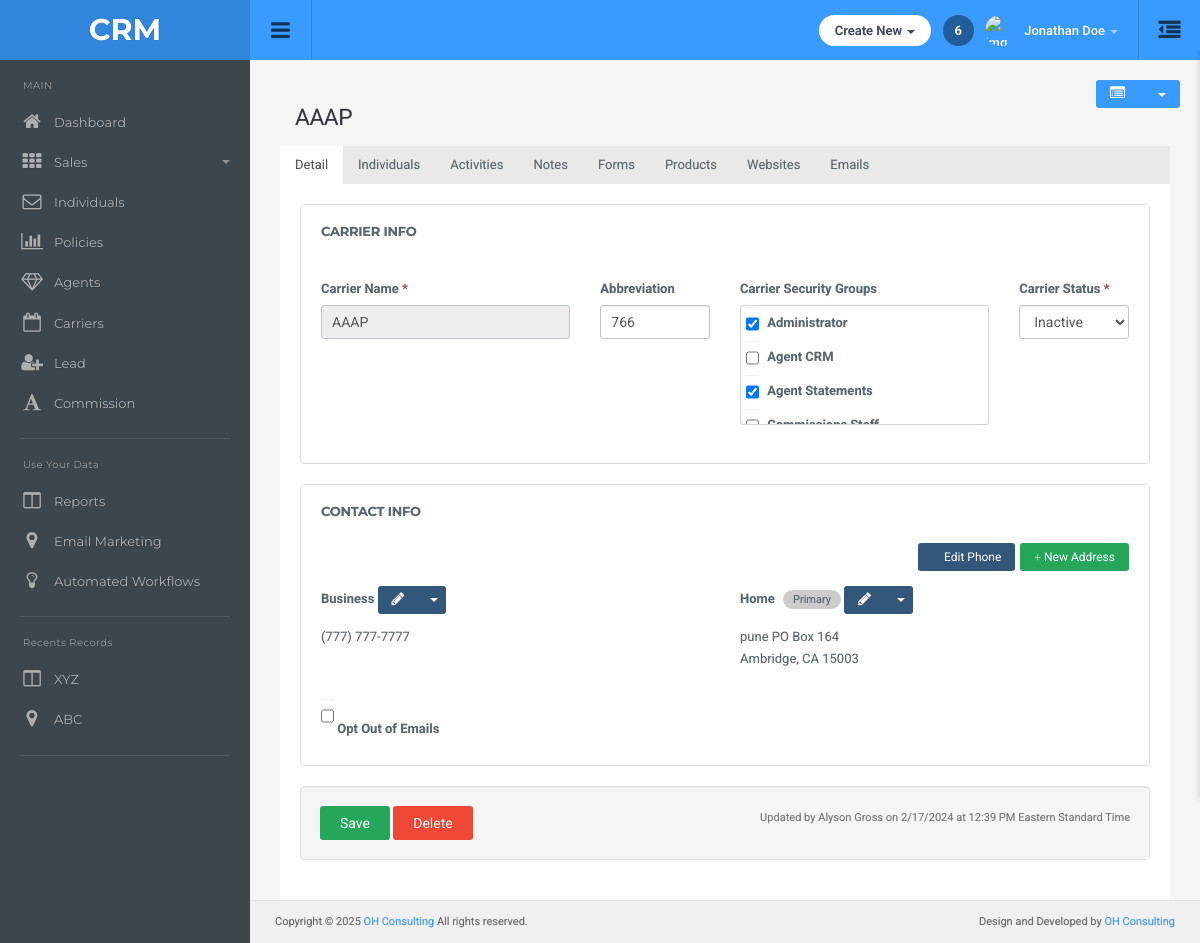
Before: /carriers/detail/3/ with the older database file.
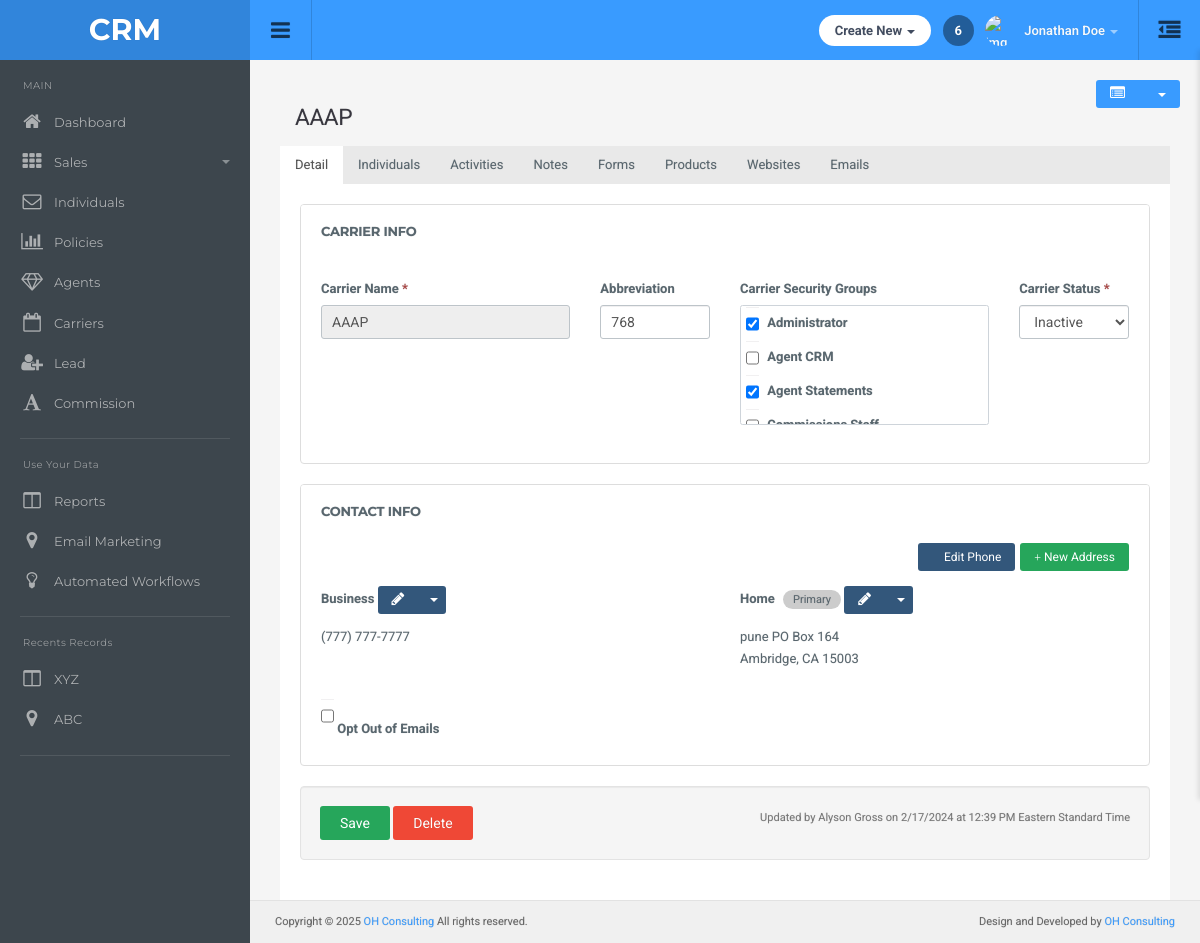
After: the same page with the newer database file.
### main/models.py (models this page shows)
class CarrierDetails(models.Model):
    carrier = models.OneToOneField(Carrier, on_delete=models.CASCADE, related_name='carrier_details')
    abbreviation = models.CharField(max_length=200,null=True,blank=True)
    security_groups = MultiSelectField(choices=CARRIER_SECURITY_GROUP_CHOICES, null=True,blank=True)
    carrier_status = models.CharField(max_length=100,choices=CARRIER_STATUS_CHOICES,null=True,blank=True)
    class Meta:
        app_label = "main"

class CarrierPhone(models.Model):
    carrier = models.ForeignKey(Carrier, on_delete=models.CASCADE, related_name='phones')
    phone_type = models.CharField(max_length=50, blank=True, null=True)
    number = models.CharField(max_length=10, blank=True, null=True)
    extension = models.CharField(max_length=10, blank=True, null=True)

class CarrierAddress(models.Model):
    carrier = models.ForeignKey(Carrier, on_delete=models.CASCADE, related_name='addresses')
    address_type = models.CharField(max_length=50, choices=ADDRESS_TYPE_CHOICES,blank=True, null=True)
    address1 = models.CharField(max_length=255, blank=True, null=True)
    address2 = models.CharField(max_length=255, blank=True, null=True)
    city = models.CharField(max_length=100, blank=True, null=True)
    state = models.CharField(max_length=100)
    zip_code = models.CharField(max_length=10, blank=True, null=True)
    county = models.CharField(max_length=100, blank=True, null=True)
    description = models.TextField(blank=True, null=True)
    primary = models.BooleanField(default=False)

### main/views.py (the view, shortened to what this page needs)
# urls.py: path('carriers/detail/<int:carrier_id>/', views.carrier_detail, name='carrier_detail'),
def carrier_detail(request, carrier_id):
    carrier = get_object_or_404(Carrier, id=carrier_id)
    carrier_details = CarrierDetails.objects.filter(carrier=carrier).first()
    carrier_phones = CarrierPhone.objects.filter(carrier=carrier)
    addresses = CarrierAddress.objects.filter(carrier=carrier)
    carrier_forms = CarrierFormName.objects.filter(carrier=carrier)
    activities = CarrierActivity.objects.filter(carrier=carrier)
    notess = CarrierNotes.objects.filter(carrier=carrier)
    products = CarrierProduct.objects.filter(carrier=carrier)
    websites = CarrierWebsite.objects.filter(carrier=carrier)
    individuals = Individuals.objects.filter(carrier=carrier).prefetch_related('individual_detail')
    due_activities = CarrierActivity.objects.filter(carrier=carrier , due_date__isnull=False)
    pin_notess = CarrierNotes.objects.filter(carrier=carrier, pin_note=True)
    policy_summary = (
        Policy.objects
        .filter(carrier=carrier)
        .values('coverage_type')
        .annotate(count=Count('id'))
        .order_by('coverage_type')
    )
    phone_dict = {phone.phone_type.lower(): phone for phone in carrier_phones}
    primary_address = addresses.filter(primary=True).first()
    return render(request, 'carrier/carrierdetail.html', {
        'carrier': carrier,
        'carrier_details': carrier_details,
        'phone_dict': phone_dict,
        'primary_address': primary_address,
        'carrier_forms': carrier_forms,
        'carrier_phones': carrier_phones,
        'addresses': addresses,
        'activities':activities,
        'notess':notess,
        'products': products,
        'websites': websites,
        'individuals': individuals,
        'due_activities': due_activities,
        'pin_notess': pin_notess,
        'policy_summary': policy_summary,
    })

### main/templatetags/phone_filters.py (called while the page is built)
@register.filter
def format_phone(value):
    if value and len(value) == 10 and value.isdigit():
        return f"({value[0:3]}) {value[3:6]}-{value[6:]}"
    return value

### templates/carrier/carrierdetail.html (shortened to what this page needs)
{% extends "dashboard/base.html" %}
{% load static %}
{% load phone_filters %}
{% block main-content %}
<div class="action-buttons">
  <div class="btn-group summary-group position-relative">
    <button id="toggle-carrier-summary" class="btn btn-default btn-sm"">
      <i class="fa fa-list-alt"></i>
    </button>
    <button class="btn btn-default btn-sm dropdown-toggle" data-toggle="dropdown">
      <span class="caret"></span>
    </button>
  </div>
</div>
<div class="main-content-wrapper">
    <div class="container-fluid">
        <div class="carrier-status-container">
            <h3><span><img src="{% static "img/record-button.png" %}" alt="" srcset=""></span>{{carrier.name}}</h3>
        </div>
    </div>
    <div role="tabpanel">
        <ul class="nav nav-tabs">
            <li class="active"><a data-toggle="tab" href="#detail">Detail</a></li>
            <li><a data-toggle="tab" href="#individuals">Individuals</a></li>
            <li><a data-toggle="tab" href="#activities">Activities</a></li>
            <li><a data-toggle="tab" href="#notes">Notes</a></li>
            <li><a data-toggle="tab" href="#forms">Forms</a></li>
            <li><a data-toggle="tab" href="#products">Products</a></li>
            <li><a data-toggle="tab" href="#websites">Websites</a></li>
            <li><a data-toggle="tab" href="#emails">Emails</a></li>
        </ul>
        <div class="tab-content">
            {% include "Carrier/details_tab.html" %}
        </div>
    </div>
</div>
<link rel="stylesheet" href="https://cdnjs.cloudflare.com/ajax/libs/dropzone/5.9.3/min/dropzone.min.css">
<link rel="stylesheet" href="https://cdnjs.cloudflare.com/ajax/libs/font-awesome/4.7.0/css/font-awesome.min.css">
{% endblock %}

### templates/carrier/details_tab.html (shortened to what the changed rows need)
{% load phone_filters %}
<div id="detail" class="tab-pane active">
    <form action="" method="POST">
        <div class="panel panel-default">
            <div class="panel-body">
                <div class="row">
                    <div class="col-md-2 col-sm-6">
                        <div class="form-group">
                            <label>Abbreviation</label>
                            <input type="text" class="form-control" name="abbreviation" value="{{ carrier_details.abbreviation|default_if_none:'' }}">
                        </div>
                    </div>
                    <div class="col-md-4 col-sm-6">
                        <div class="form-group mb-1">
                          <div style="border:1px solid #ced4da;border-radius:.25rem;max-height:120px;overflow-y:auto;padding:1px 5px;">
                            <div style="padding:0;margin:0">
                                <input type="checkbox" id="security_admin" name="security_groups[]" value="administrator" style="margin:0 5px 0 0;vertical-align:middle"
                                {% if carrier_details and 'administrator' in carrier_details.security_groups %}checked{% endif %}>
                                <label for="security_admin" style="margin:0;display:inline">Administrator</label>
                            </div>
                            <div style="padding:0;margin:0">
                              <input type="checkbox" id="security_gem" name="security_groups[]" value="agent_crm"
                                     style="margin:0 5px 0 0;vertical-align:middle"
                                     {% if carrier_details and 'agent_crm' in carrier_details.security_groups %}checked{% endif %}>
                              <label for="security_gem" style="margin:0;display:inline">Agent CRM</label>
                            </div>
                            <div style="padding:0;margin:0">
                              <input type="checkbox" id="security_statements" name="security_groups[]" value="agent_statements"
                                     style="margin:0 5px 0 0;vertical-align:middle"
                                     {% if carrier_details and 'agent_statements' in carrier_details.security_groups %}checked{% endif %}>
                              <label for="security_statements" style="margin:0;display:inline">Agent Statements</label>
                            </div>
                            <div style="padding:0;margin:0">
                              <input type="checkbox" id="security_staff" name="security_groups[]" value="commission_staff"
                                     style="margin:0 5px 0 0;vertical-align:middle"
                                     {% if carrier_details and 'commission_staff' in carrier_details.security_groups %}checked{% endif %}>
                              <label for="security_staff" style="margin:0;display:inline">Commissions Staff</label>
                            </div>
                          </div>
                        </div>
                      </div>
                    <div class="col-md-2 col-sm-6">
                        <div class="form-group">
                            <label>Carrier Status <span class="text-danger">*</span></label>
                            <select class="form-control" name="carrier_status">
                                <option value="inactive" {% if carrier_details and carrier_details.carrier_status == 'inactive' %}selected{% endif %}>Inactive</option>
                              </select>
                        </div>
                    </div>
                </div>
            </div>
        </div>
        <div class="panel panel-default">
            <div class="panel-body">
                {% if carrier_phones or addresses %}
                    <div class="row">
                        <div class="col-md-6">
                            <div class="row">
                                {% for phone in carrier_phones %}
                                <div class="col-sm-6">
                                    <div class="form-group position-relative">
                                        <label class="d-flex justify-content-between align-items-center mb-1">
                                            <span>{{phone.phone_type}}</span>
                                            <span class="btn-group">
                                                <button type="button" class="btn btn-sm btn-primary" data-toggle="modal"
                                                    data-target="#editPhoneModal"><i class="fa fa-pencil"></i></button>
                                                <button type="button" class="btn btn-sm btn-primary dropdown-toggle" data-toggle="dropdown">
                                                    <span class="caret"></span>
                                                </button>
                                            </span>
                                        </label>
                                        <div class="form-control-static">{{phone.number|format_phone}}</div>
                                    </div>
                                </div>
                                {% endfor %}
                            </div>
                        </div>
                        <div class="col-md-6">
                            <div class="row">
                                {% for add in addresses %}
                                <div class="col-sm-6">
                                    <div class="form-group position-relative">
                                        <label class="d-flex justify-content-between align-items-center mb-1">
                                            <span>
                                                {{ add.address_type }}
                                                {% if add.primary %}
                                                    <span class="badge badge-success">Primary</span>
                                                {% endif %}
                                            </span>
                                            <span class="btn-group">
                                                <button type="button" class="btn btn-sm btn-primary" data-toggle="modal"
                                                    data-target="#newAddressModal"><i class="fa fa-pencil"></i></button>
                                                <button type="button" class="btn btn-sm btn-primary dropdown-toggle" data-toggle="dropdown">
                                                    <span class="caret"></span>
                                                </button>
                                            </span>
                                        </label>
                                        <div class="form-control-static">
                                            {{ add.address1 }} {{ add.address2 }}<br>
                                            {{ add.city }}, {{ add.state }} {{ add.zip_code }}
                                        </div>
                                    </div>
                                </div>
                                {% endfor %}
                            </div>
                        </div>
                    </div>
                {% else %}
                    <div class="alert alert-info">
                        This record has no addresses or phone numbers yet.<br>
                        <small>Add and track this contact information here.</small>
                    </div>
                {% endif %}
            </div>
        </div>
    </form>
</div>

Changed rows visible on the page:
changed CarrierDetails "Inactive": abbreviation "766" → "768"
